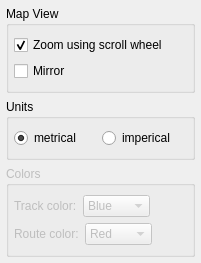
                           <widget class="QWidget" name="tabGeneral">
                            <property name="minimumSize">
                             <size>
                              <width>0</width>
                              <height>250</height>
                             </size>
                            </property>
                            <attribute name="title">
                             <string>General</string>
                            </attribute>
                            <layout class="QVBoxLayout" name="verticalLayout_41">
                             <property name="margin">
                              <number>6</number>
                             </property>
                             <item>
                              <widget class="QGroupBox" name="groupBox_5">
                               <property name="title">
                                <string>Map View</string>
                               </property>
                               <layout class="QVBoxLayout" name="verticalLayout_10">
                                <property name="leftMargin">
                                 <number>5</number>
                                </property>
                                <property name="topMargin">
                                 <number>9</number>
                                </property>
                                <property name="rightMargin">
                                 <number>0</number>
                                </property>
                                <property name="bottomMargin">
                                 <number>9</number>
                                </property>
                                <item>
                                 <widget class="QCheckBox" name="cb_map_view_zoomwheel">
                                  <property name="text">
                                   <string>Zoom using scroll wheel</string>
                                  </property>
                                  <property name="checked">
                                   <bool>true</bool>
                                  </property>
                                 </widget>
                                </item>
                                <item>
                                 <widget class="QCheckBox" name="cb_map_view_mirror">
                                  <property name="text">
                                   <string>Mirror</string>
                                  </property>
                                 </widget>
                                </item>
                               </layout>
                              </widget>
                             </item>
                             <item>
                              <widget class="QGroupBox" name="groupBox_2">
                               <property name="title">
                                <string>Units</string>
                               </property>
                               <layout class="QHBoxLayout" name="horizontalLayout_29">
                                <property name="leftMargin">
                                 <number>5</number>
                                </property>
                                <item>
                                 <layout class="QHBoxLayout" name="horizontalLayout_5">
                                  <property name="bottomMargin">
                                   <number>0</number>
                                  </property>
                                  <item>
                                   <widget class="QRadioButton" name="rb_settings_general_units_metric">
                                    <property name="text">
                                     <string>metrical</string>
                                    </property>
                                    <property name="checked">
                                     <bool>true</bool>
                                    </property>
                                    <attribute name="buttonGroup">
                                     <string>buttonGroup</string>
                                    </attribute>
                                   </widget>
                                  </item>
                                  <item>
                                   <widget class="QRadioButton" name="rb_settings_general_units_imperial">
                                    <property name="text">
                                     <string>imperical</string>
                                    </property>
                                    <attribute name="buttonGroup">
                                     <string>buttonGroup</string>
                                    </attribute>
                                   </widget>
                                  </item>
                                 </layout>
                                </item>
                               </layout>
                              </widget>
                             </item>
                             <item>
                              <widget class="QGroupBox" name="groupBox_12">
                               <property name="enabled">
                                <bool>false</bool>
                               </property>
                               <property name="title">
                                <string>Colors</string>
                               </property>
                               <layout class="QVBoxLayout" name="verticalLayout_30">
                                <property name="leftMargin">
                                 <number>5</number>
                                </property>
                                <property name="topMargin">
                                 <number>9</number>
                                </property>
                                <property name="rightMargin">
                                 <number>0</number>
                                </property>
                                <property name="bottomMargin">
                                 <number>9</number>
                                </property>
                                <item>
                                 <layout class="QVBoxLayout" name="verticalLayout_29">
                                  <property name="topMargin">
                                   <number>0</number>
                                  </property>
                                  <property name="bottomMargin">
                                   <number>0</number>
                                  </property>
                                  <item>
                                   <layout class="QHBoxLayout" name="horizontalLayout_9">
                                    <property name="topMargin">
                                     <number>0</number>
                                    </property>
                                    <property name="rightMargin">
                                     <number>0</number>
                                    </property>
                                    <item>
                                     <widget class="QLabel" name="label_8">
                                      <property name="text">
                                       <string>Track color:</string>
                                      </property>
                                     </widget>
                                    </item>
                                    <item>
                                     <widget class="QComboBox" name="comboBox_2">
                                      <item>
                                       <property name="text">
                                        <string>Blue</string>
                                       </property>
                                      </item>
                                      <item>
                                       <property name="text">
                                        <string>Red</string>
                                       </property>
                                      </item>
                                      <item>
                                       <property name="text">
                                        <string>Yellow</string>
                                       </property>
                                      </item>
                                      <item>
                                       <property name="text">
                                        <string>Brown</string>
                                       </property>
                                      </item>
                                      <item>
                                       <property name="text">
                                        <string>Green</string>
                                       </property>
                                      </item>
                                      <item>
                                       <property name="text">
                                        <string>Black</string>
                                       </property>
                                      </item>
                                      <item>
                                       <property name="text">
                                        <string>White</string>
                                       </property>
                                      </item>
                                     </widget>
                                    </item>
                                    <item>
                                     <spacer name="horizontalSpacer_8">
                                      <property name="orientation">
                                       <enum>Qt::Horizontal</enum>
                                      </property>
                                      <property name="sizeHint" stdset="0">
                                       <size>
                                        <width>40</width>
                                        <height>20</height>
                                       </size>
                                      </property>
                                     </spacer>
                                    </item>
                                   </layout>
                                  </item>
                                  <item>
                                   <layout class="QHBoxLayout" name="horizontalLayout_10">
                                    <property name="bottomMargin">
                                     <number>0</number>
                                    </property>
                                    <item>
                                     <widget class="QLabel" name="label_9">
                                      <property name="text">
                                       <string>Route color:</string>
                                      </property>
                                     </widget>
                                    </item>
                                    <item>
                                     <widget class="QComboBox" name="comboBox_3">
                                      <property name="currentIndex">
                                       <number>1</number>
                                      </property>
                                      <item>
                                       <property name="text">
                                        <string>Blue</string>
                                       </property>
                                      </item>
                                      <item>
                                       <property name="text">
                                        <string>Red</string>
                                       </property>
                                      </item>
                                      <item>
                                       <property name="text">
                                        <string>Yellow</string>
                                       </property>
                                      </item>
                                      <item>
                                       <property name="text">
                                        <string>Brown</string>
                                       </property>
                                      </item>
                                      <item>
                                       <property name="text">
                                        <string>Green</string>
                                       </property>
                                      </item>
                                      <item>
                                       <property name="text">
                                        <string>Black</string>
                                       </property>
                                      </item>
                                      <item>
                                       <property name="text">
                                        <string>White</string>
                                       </property>
                                      </item>
                                     </widget>
                                    </item>
                                    <item>
                                     <spacer name="horizontalSpacer_9">
                                      <property name="orientation">
                                       <enum>Qt::Horizontal</enum>
                                      </property>
                                      <property name="sizeHint" stdset="0">
                                       <size>
                                        <width>40</width>
                                        <height>20</height>
                                       </size>
                                      </property>
                                     </spacer>
                                    </item>
                                   </layout>
                                  </item>
                                 </layout>
                                </item>
                               </layout>
                              </widget>
                             </item>
                             <item>
                              <spacer name="verticalSpacer_5">
                               <property name="orientation">
                                <enum>Qt::Vertical</enum>
                               </property>
                               <property name="sizeHint" stdset="0">
                                <size>
                                 <width>20</width>
                                 <height>0</height>
                                </size>
                               </property>
                              </spacer>
                             </item>
                            </layout>
                           </widget>
